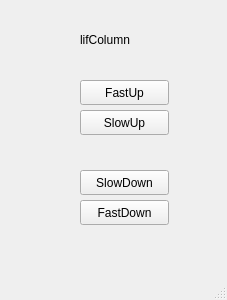
<?xml version="1.0" encoding="UTF-8"?>
<ui version="4.0">
 <class>LiftColumn</class>
 <widget class="QMainWindow" name="LiftColumn">
  <property name="geometry">
   <rect>
    <x>0</x>
    <y>0</y>
    <width>227</width>
    <height>300</height>
   </rect>
  </property>
  <property name="windowTitle">
   <string>LiftColumn</string>
  </property>
  <widget class="QWidget" name="centralWidget">
   <widget class="QLabel" name="label">
    <property name="geometry">
     <rect>
      <x>80</x>
      <y>30</y>
      <width>151</width>
      <height>20</height>
     </rect>
    </property>
    <property name="text">
     <string>lifColumn</string>
    </property>
   </widget>
   <widget class="QPushButton" name="FastUpButton">
    <property name="geometry">
     <rect>
      <x>80</x>
      <y>80</y>
      <width>89</width>
      <height>25</height>
     </rect>
    </property>
    <property name="text">
     <string>FastUp</string>
    </property>
   </widget>
   <widget class="QPushButton" name="SlowUpButton">
    <property name="geometry">
     <rect>
      <x>80</x>
      <y>110</y>
      <width>89</width>
      <height>25</height>
     </rect>
    </property>
    <property name="text">
     <string>SlowUp</string>
    </property>
   </widget>
   <widget class="QPushButton" name="SlowDownButton">
    <property name="geometry">
     <rect>
      <x>80</x>
      <y>170</y>
      <width>89</width>
      <height>25</height>
     </rect>
    </property>
    <property name="text">
     <string>SlowDown</string>
    </property>
   </widget>
   <widget class="QPushButton" name="FastDownButton">
    <property name="geometry">
     <rect>
      <x>80</x>
      <y>200</y>
      <width>89</width>
      <height>25</height>
     </rect>
    </property>
    <property name="text">
     <string>FastDown</string>
    </property>
   </widget>
  </widget>
  <widget class="QStatusBar" name="statusBar"/>
 </widget>
 <layoutdefault spacing="6" margin="11"/>
 <resources/>
 <connections/>
</ui>
